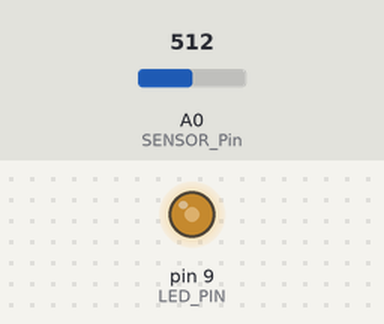
Bench run of a sketch on a simulated Arduino Uno, built with avr-gcc and run on an emulated ATmega328P. Parts: output pins drawn as LEDs (lit = HIGH). The test bench sets the inputs (shaded band); at power-on: A0 (SENSOR_Pin) = 512.

Above: at 1.2 s.
1.3 s: A0 (SENSOR_Pin) set to 716
At 1.7 s:
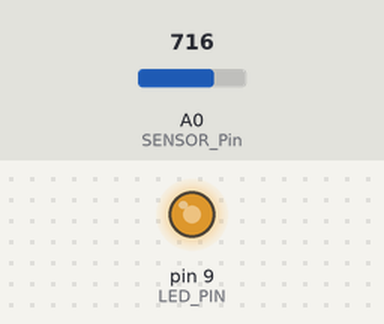
2.8 s: A0 (SENSOR_Pin) set to 900
At 4.0 s:
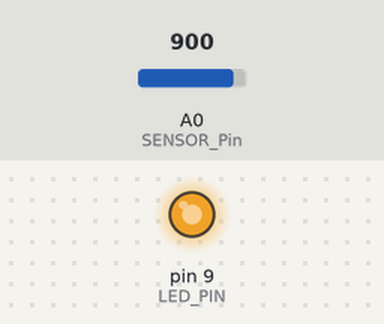
4.3 s: A0 (SENSOR_Pin) set to 122
At 5.2 s:
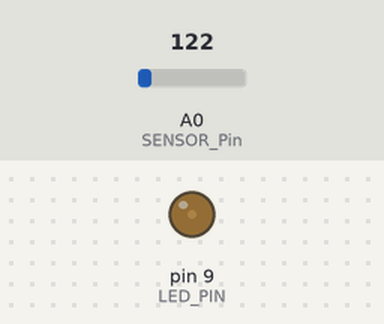
5.8 s: A0 (SENSOR_Pin) set to 0
At 6.3 s:
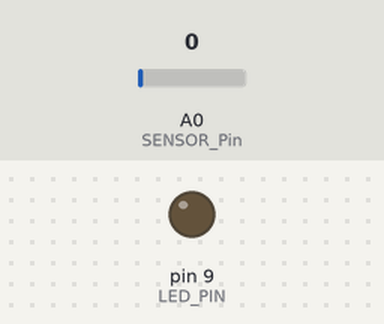
7.3 s: A0 (SENSOR_Pin) set to 511
At 8.7 s:
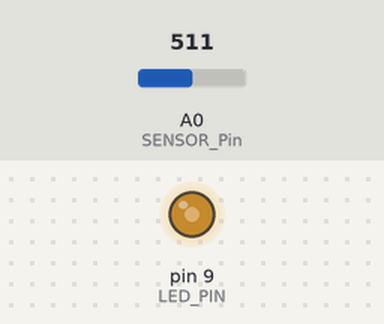
Timing chart, 0 to 9.8 s (numbered marks = the images above; inputs shaded):
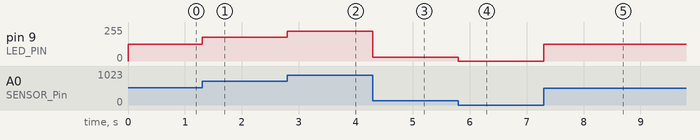

The sketch:

light_sensor_and_led.ino
```cpp
/*
Light Sensor and LED
Use a photoresistor (light sensor) to control the brightness of a LED.

The beginning and end of each function has been marked with comments to help
you keep track of curly braces.

*/

// As usual, we'll create constants to name the pins we're using.

const int SENSOR_Pin = 0; // When used with analogRead() the number 0 represents pin A0
const int LED_PIN = 9; // We use pin 9 because it supports PWM

// Declare three variables that will change.
// This provides an example of declaring variables of the same type on one line.

int lightLevel, high = 0, low = 1023;

void setup() // This is the beginning of the setup() function
{
  // Set the mode of the LED's pin as an output

  pinMode(LED_PIN, OUTPUT);
} //This is the end of the setup() function

// In this section, we create two functions: manualTune() and autoTune().
// We will call these functions inside Loop(). Officially functions should be created before you call them.

// This function uses map() and constrain() to adjust the analog range of 0 to 1023 to the PWM range of 0 to 255
void manualTune() // This is the beginning of the manualTune() function
{
  // The light circuit most likely will not provide a full range of 0 - 1023.
  // Feel free to experiement with those two numbers so the LED will glow the full range from off to full brightness

  lightLevel = map(lightLevel, 0, 1023, 0, 255);
  lightLevel = constrain(lightLevel, 0, 255);

} //This is the end of the manualTune() function

void autoTune() // This is the beginning of the autoTune() function
{
  // The light circuit most likely will not provide a full range of 0 - 1023.
  // This function checks the possible range and adjusts the input values.
  // This allows the LED to go from dark to full brightness.

  if (lightLevel < low)
  {
    low = lightLevel;
  }

  // We also initialized "high" to be 0. We'll save anything
  // we read that's higher than that:

  if (lightLevel > high)
  {
    high = lightLevel;
  }

  // Once we have the highest and lowest values, we can stick them
  // directly into the map() function. No manual tweaking needed!

  // One trick we'll do is to add a small offset to low and high,
  // to ensure that the LED is fully-off and fully-on at the limits
  // (otherwise it might flicker a little bit).

  lightLevel = map(lightLevel, low+30, high-30, 0, 255);
  lightLevel = constrain(lightLevel, 0, 255);
} //This is the end of the autoTune() function

void loop() // This is the beginning of the loop() function
{
  // Take an analog reading

  lightLevel = analogRead(SENSOR_Pin);

  // Only call one of these two functions. The other function should remain as a comment so it won't be called.

  manualTune();  // manually change the range from light to dark

  // autoTune();  // have the Arduino do the work for us!

  // Once you call the function, the sketch will return to this point.
  // The following statement takes the final value from the manualTune() or autoTune() function and sends it as a PWM value to the LED
  analogWrite(LED_PIN, lightLevel);

} // This is the end of the loop() function
```

Measured:
- after the input at 1.3 s, pin 9 (LED_PIN): 127/255 → 178/255 at once
- after the input at 2.8 s, pin 9 (LED_PIN): 178/255 → 224/255 at once
- after the input at 4.3 s, pin 9 (LED_PIN): 224/255 → 30/255 at once
- after the input at 5.8 s, pin 9 (LED_PIN): 30/255 → 0/255 at once
- after the input at 7.3 s, pin 9 (LED_PIN): 0/255 → 127/255 at once
